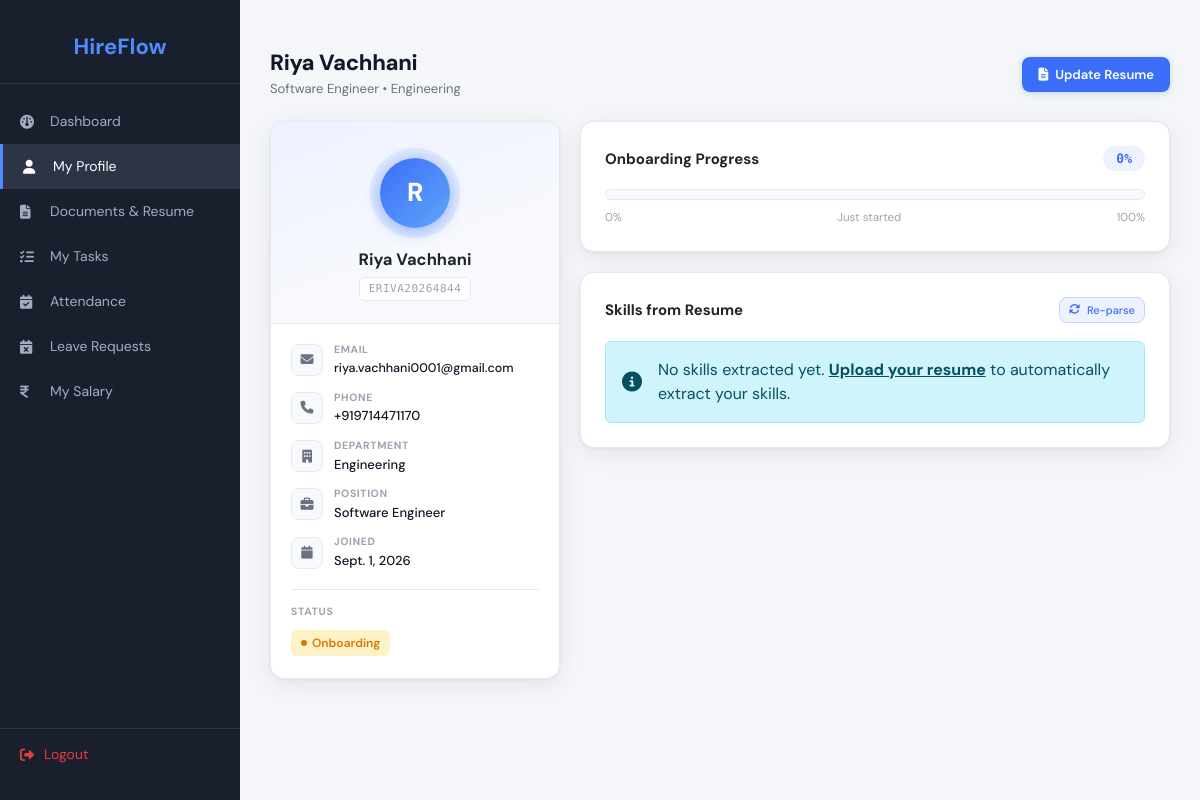
The page /employee/profile/ (signed in) on the database its author committed.
### accounts/models.py (models this page shows, shortened)
class Employee(models.Model):
    ROLE_CHOICES = [
        ('HR', 'HR'),
        ('EMPLOYEE', 'Employee'),
    ]
    STATUS_CHOICES = [
        ('onboarding', 'Onboarding'),
        ('active', 'Active'),
        ('inactive', 'Inactive'),
    ]
    user = models.OneToOneField(User, on_delete=models.CASCADE)
    employee_id = models.CharField(max_length=20, unique=True)
    role = models.CharField(max_length=10, choices=ROLE_CHOICES)
    full_name = models.CharField(max_length=100)
    email = models.EmailField(unique=True)
    phone = models.CharField(max_length=15, blank=True)
    department = models.CharField(max_length=100, blank=True)
    position = models.CharField(max_length=100, blank=True)
    joining_date = models.DateField(null=True, blank=True)
    status = models.CharField(max_length=20, choices=STATUS_CHOICES, default='onboarding')
    resume = models.FileField(upload_to='resumes/', blank=True, null=True)
    skills = models.TextField(blank=True)
    onboarding_progress = models.IntegerField(default=0)

### onboarding/views.py (the view)
    def wrapper(request, *args, **kwargs):
        if not request.user.is_authenticated:
            return redirect('/')
        try:
            Employee.objects.get(user=request.user, role='EMPLOYEE')
        except Employee.DoesNotExist:
            return redirect('/')
        return view_func(request, *args, **kwargs)

### onboarding/context_processors.py (called while the page is built)
def user_role(request):
    is_hr       = False
    is_employee = False
    if request.user.is_authenticated:
        try:
            emp         = Employee.objects.get(user=request.user)
            is_hr       = emp.role == 'HR'
            is_employee = emp.role == 'EMPLOYEE'
        except Employee.DoesNotExist:
            pass
    return {'is_hr': is_hr, 'is_employee': is_employee}

### onboarding/views.py (called while the page is built)
def employee_required(view_func):
    def wrapper(request, *args, **kwargs):
        if not request.user.is_authenticated:
            return redirect('/')
        try:
            Employee.objects.get(user=request.user, role='EMPLOYEE')
        except Employee.DoesNotExist:
            return redirect('/')
        return view_func(request, *args, **kwargs)
    return wrapper

@employee_required
def employee_profile_view(request):
    emp    = Employee.objects.get(user=request.user)
    skills = [s.strip() for s in emp.skills.split(',') if s.strip()] if emp.skills else []
    return render(request, 'employee_profile_self.html', {
        'employee': emp,
        'skills':   skills,
    })

### templates/employee_profile_self.html (shortened to what this page needs)
{% extends 'base.html' %}
{% load custom_filters %}
{% block content %}
<div class="ph">
  <div>
    <h2 class="ph-title">{{ employee.full_name }}</h2>
    <p class="ph-sub">{{ employee.position }} &bull; {{ employee.department }}</p>
  </div>
  <a href="{% url 'upload_resume' %}" class="btn-action-primary">
    <i class="fa fa-file-text"></i> Update Resume
  </a>
</div>
<div class="detail-grid">
  <div class="card" style="align-self:start;">
    <div class="avatar-wrap">
      <div class="avatar-ring">
        <div class="avatar">{{ employee.full_name|first }}</div>
      </div>
      <p class="emp-name">{{ employee.full_name }}</p>
      <span class="emp-id">{{ employee.employee_id }}</span>
    </div>
    <ul class="info-list">
      <li class="info-item">
        <div class="info-icon"><i class="fa fa-envelope"></i></div>
        <div>
          <div class="info-label">Email</div>
          <div class="info-value" style="font-size:12.5px; word-break:break-word;">{{ employee.email }}</div>
        </div>
      </li>
      <li class="info-item">
        <div class="info-icon"><i class="fa fa-phone"></i></div>
        <div>
          <div class="info-label">Phone</div>
          <div class="info-value">{{ employee.phone|default:"—" }}</div>
        </div>
      </li>
      <li class="info-item">
        <div class="info-icon"><i class="fa fa-building"></i></div>
        <div>
          <div class="info-label">Department</div>
          <div class="info-value">{{ employee.department }}</div>
        </div>
      </li>
      <li class="info-item">
        <div class="info-icon"><i class="fa fa-briefcase"></i></div>
        <div>
          <div class="info-label">Position</div>
          <div class="info-value">{{ employee.position }}</div>
        </div>
      </li>
      <li class="info-item">
        <div class="info-icon"><i class="fa fa-calendar"></i></div>
        <div>
          <div class="info-label">Joined</div>
          <div class="info-value">{{ employee.joining_date|default:"—" }}</div>
        </div>
      </li>
    </ul>
    <div class="divider"></div>
    <div class="sidebar-section" style="padding-bottom:22px;">
      <div class="sidebar-label">Status</div>
      {% if employee.status == 'active' %}
        <span class="badge-status badge-success"><span class="badge-dot"></span>Active</span>
      {% elif employee.status == 'onboarding' %}
        <span class="badge-status badge-warning"><span class="badge-dot"></span>Onboarding</span>
      {% else %}
        <span class="badge-status badge-danger"><span class="badge-dot"></span>Inactive</span>
      {% endif %}
    </div>
  </div>
  <div class="right-col">
    <div class="card">
      <div class="card-body">
        <div class="section-header">
          <h5 class="section-title">Onboarding Progress</h5>
          <span class="pct-pill">{{ employee.onboarding_progress }}%</span>
        </div>
        <div class="progress-track">
        </div>
        <div class="progress-meta">
          <span>0%</span>
          <span>
            {% if employee.onboarding_progress < 30 %}Just started
            {% elif employee.onboarding_progress < 70 %}In progress
            {% elif employee.onboarding_progress < 100 %}Almost there
            {% else %}✓ Complete{% endif %}
          </span>
          <span>100%</span>
        </div>
      </div>
    </div>
    <div class="card">
      <div class="card-body">
        <div class="section-header">
          <h5 class="section-title">Skills from Resume</h5>
          <div class="d-flex gap-2">
            <a href="{% url 'upload_resume' %}" class="btn-action-outline" style="font-size:11px; padding:4px 9px;">
              <i class="fa fa-refresh"></i> Re-parse
            </a>
          </div>
        </div>
        {% if skills %}
          <div class="d-flex flex-wrap gap-2 mt-3">
            {% for skill in skills %}
              <span class="badge" style="background: linear-gradient(135deg,#667eea,#764ba2); color:white; font-size:12px; font-weight:600; padding:6px 12px; border-radius:20px;">
                {{ skill }}
              </span>
            {% endfor %}
          </div>
          <p class="text-muted small mt-3 mb-0">
            <i class="fa fa-info-circle me-1"></i>
            These skills were extracted automatically from your resume document.
          </p>
        {% else %}
          <div class="alert alert-info d-flex align-items-center mb-0 mt-2">
            <i class="fa fa-info-circle me-3 fs-5"></i>
            <div>
              No skills extracted yet.
              <a href="{% url 'upload_resume' %}" class="alert-link">Upload your resume</a>
              to automatically extract your skills.
            </div>
          </div>
        {% endif %}
      </div>
    </div>
  </div>
</div>
{% endblock %}

### templates/base.html (style rules this page uses)
body { display: flex; min-height: 100vh; background: #f4f6f9; }

### rows shown on the page
Employee: full_name "Riya Vachhani", position "Software Engineer", department "Engineering", full_name|first "R", employee_id "ERIVA20264844", email "riya.vachhani0001@gmail.com", phone "+919714471170", joining_date "Sept. 1, 2026", onboarding_progress "0"
